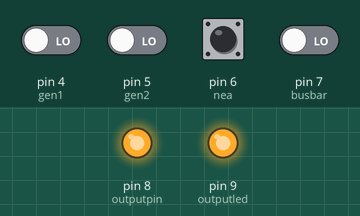
Simulated run of this sketch. Board: Arduino Uno, built with avr-gcc and run on an emulated ATmega328P. On the bench: output pins drawn as LEDs (lit = HIGH). The inputs (shaded band) are chosen by the test bench; at power-on: pin 6 (nea) HIGH, pin 4 (gen1), pin 5 (gen2), pin 7 (busbar) LOW.

Above: at 2.8 s.
2.9 s: pin 7 (busbar) driven HIGH
At 3.5 s:
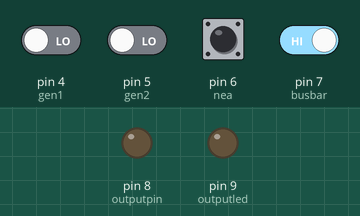
4.5 s: pin 7 (busbar) driven LOW
At 6.2 s:
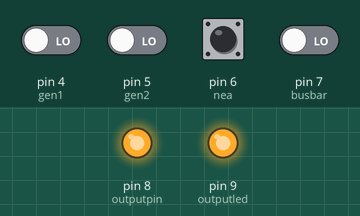
Timing chart, 0 to 7.7 s (numbered marks = the images above; inputs shaded):
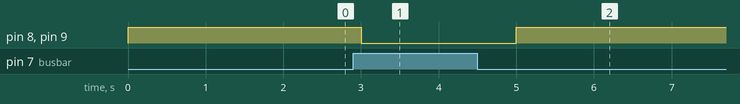

Measured:
- after the input at 2.9 s, pin 8 (outputpin), pin 9 (outputled): HIGH → LOW after 0.10 s
- after the input at 4.5 s, pin 8 (outputpin), pin 9 (outputled): LOW → HIGH after 0.50 s

The sketch:

Program.ino
```cpp
#define gen1 4
#define gen2 5
#define nea 6
#define busbar 7
#define outputpin 8
#define outputled 9

void setup() {
  // initialize digital pin LED_BUILTIN as an output.
  pinMode(gen1, INPUT);
  pinMode(gen2, INPUT);
  pinMode(nea, INPUT);
  pinMode(busbar, INPUT);
  pinMode(outputpin, OUTPUT);
  pinMode(outputled, OUTPUT);
}

void loop() {
  int gen1val=digitalRead(gen1);
  int gen2val=digitalRead(gen2);
  int neaval=digitalRead(nea);
  int busbarval=digitalRead(busbar);

  if (gen1val == 1 && gen2val == 0 && neaval == 0 && busbarval == 1) {

    digitalWrite(outputpin, LOW);
    digitalWrite(outputled, LOW);
    delay(1000);

  }
  else if (gen1val == 0 && gen2val == 1 && neaval == 0 && busbarval == 1) {
    digitalWrite(outputpin, LOW);
    digitalWrite(outputled, LOW);
    delay(1000);

  }
  else if (gen1val == 0 && gen2val == 0 && neaval == 1 && busbarval == 1) {
    digitalWrite(outputpin, LOW);
    digitalWrite(outputled, LOW);
    delay(1000);
  }
  else{
    digitalWrite(outputpin, HIGH);
    digitalWrite(outputled, HIGH);
    delay(1000);
    }

}
```
